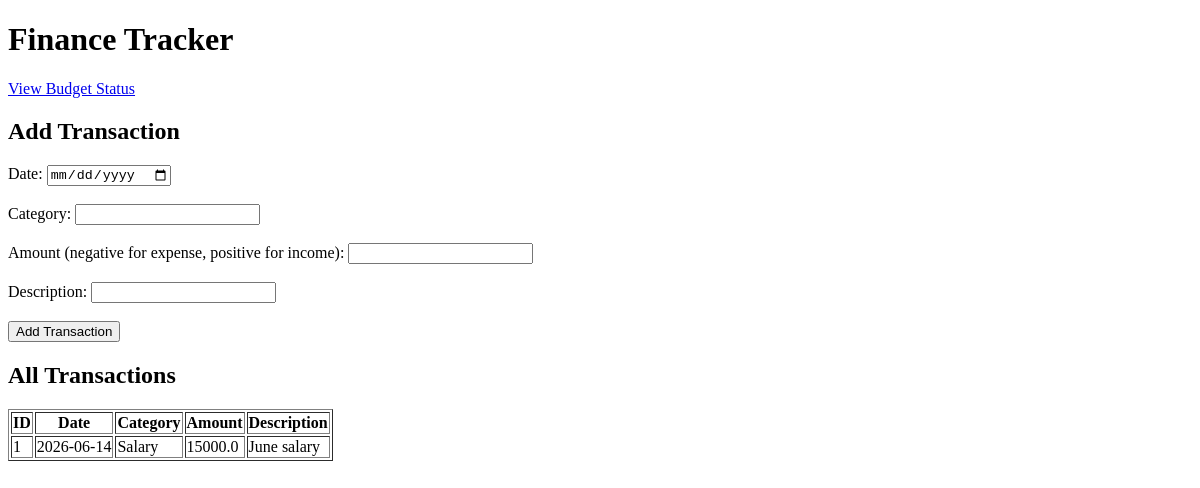
/, run on an earlier commit of the app's database.
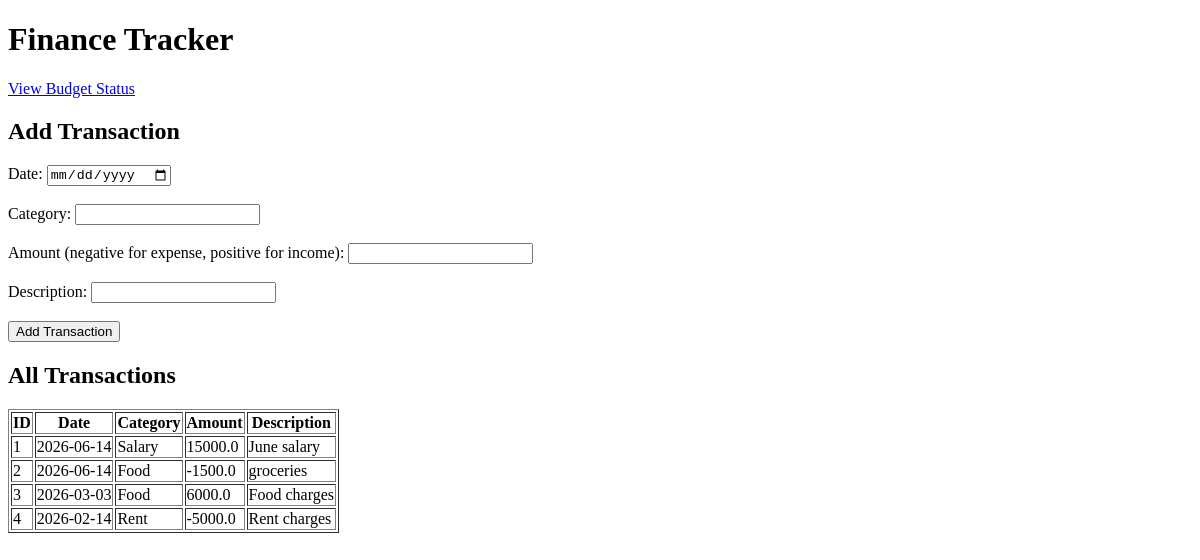
And on a later commit of the database.
### tables this page shows
CREATE TABLE transactions (
            id INTEGER PRIMARY KEY AUTOINCREMENT,
            date TEXT,
            category TEXT,
            amount REAL,
            description TEXT
        );

### app.py (the view)
@app.route('/')
def home():
    transactions = database.get_all_transactions()
    return render_template('index.html', transactions=transactions)

### database.py (called while the page is built)
def get_all_transactions():
    conn = sqlite3.connect(DB_NAME)
    cursor = conn.cursor()
    cursor.execute("SELECT * FROM transactions")
    rows = cursor.fetchall()
    conn.close()
    return rows

### templates/index.html (shortened to what this page needs)
<!DOCTYPE html>
<html>
<head>
</head>
<body>
    <h1>Finance Tracker</h1>
    <a href="/budget">View Budget Status</a>
    <h2>Add Transaction</h2>
<form action="/add" method="POST">
    <label>Date:</label>
    <input type="date" name="date" required><br><br>
    <label>Category:</label>
    <input type="text" name="category" required><br><br>
    <label>Amount (negative for expense, positive for income):</label>
    <input type="number" step="0.01" name="amount" required><br><br>
    <label>Description:</label>
    <input type="text" name="description"><br><br>
    <button type="submit">Add Transaction</button>
</form>
    <h2>All Transactions</h2>
    <table border="1">
        <tr>
            <th>ID</th>
            <th>Date</th>
            <th>Category</th>
            <th>Amount</th>
            <th>Description</th>
        </tr>
        {% for t in transactions %}
        <tr>
            <td>{{ t[0] }}</td>
            <td>{{ t[1] }}</td>
            <td>{{ t[2] }}</td>
            <td>{{ t[3] }}</td>
            <td>{{ t[4] }}</td>
        </tr>
        {% endfor %}
    </table>
</body>
</html>

What changed in the data, as far as the page shows it:
added transactions: id "2", date "2026-06-14", category "Food", amount "-1500.0", description "groceries"
added transactions: id "3", date "2026-03-03", category "Food", amount "6000.0", description "Food charges"
added transactions: id "4", date "2026-02-14", category "Rent", amount "-5000.0", description "Rent charges"
